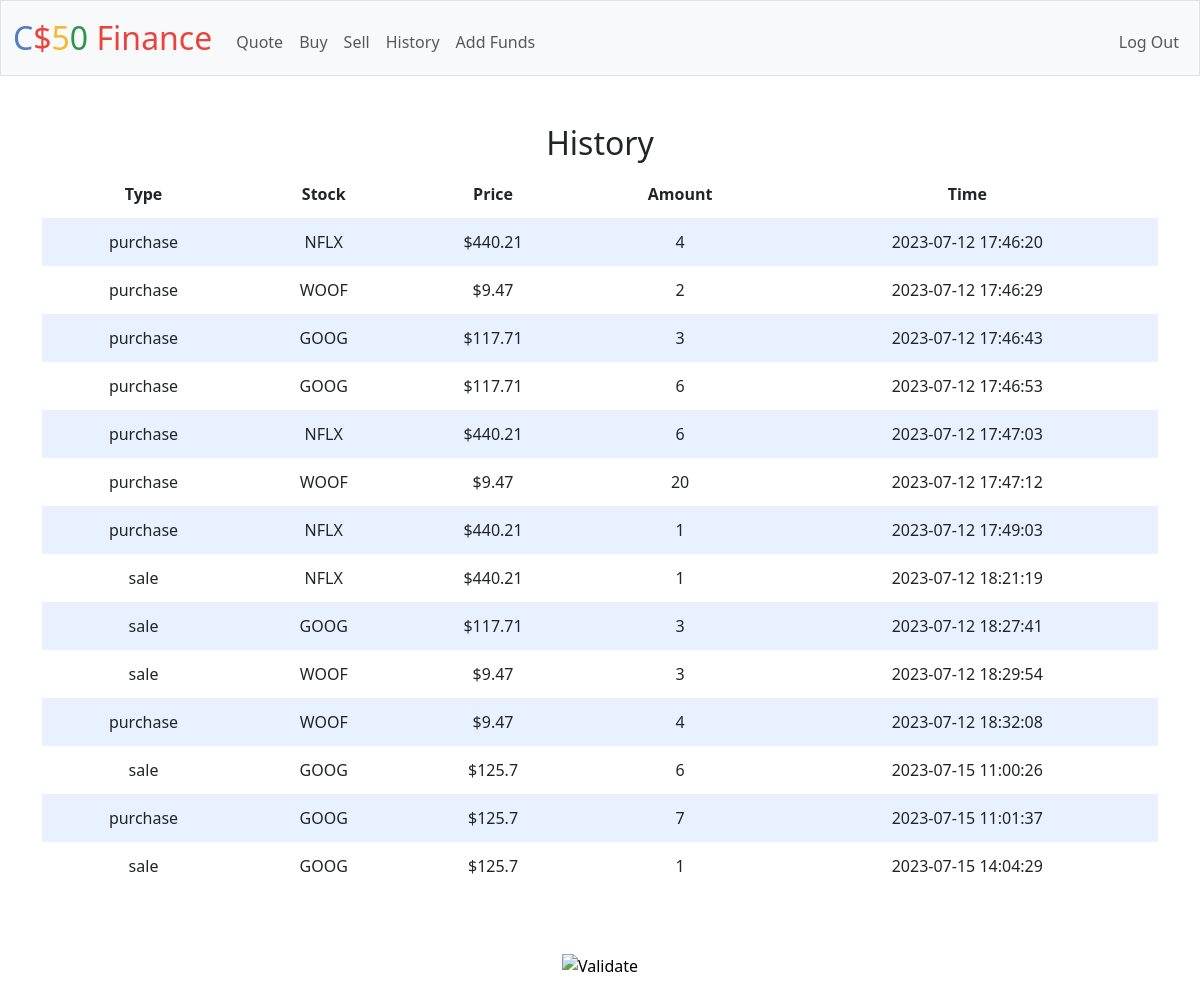
The app's page /history (signed in) with its own data.
### tables this page shows
CREATE TABLE stocks (
id INTEGER NOT NULL PRIMARY KEY AUTOINCREMENT,
user_id INTEGER,
symbol TEXT,
price INTEGER NOT NULL,
AMOUNT INTEGER NOT NULL,
date TEXT,
type TEXT,
FOREIGN KEY (user_id) REFERENCES users(id)
);

### app.py (the view)
@app.route("/history")
@login_required
def history():
    sid = session["user_id"]
    stock_row = db.execute("SELECT * FROM stocks WHERE user_id=?", sid)
    return render_template("history.html", stock_row=stock_row)

### app.py (called while the page is built)
@app.after_request
def after_request(response):
    response.headers["Cache-Control"] = "no-cache, no-store, must-revalidate"
    response.headers["Expires"] = 0
    response.headers["Pragma"] = "no-cache"
    return response

### helpers.py (called while the page is built)
def login_required(f):
    @wraps(f)
    def decorated_function(*args, **kwargs):
        if session.get("user_id") is None:
            return redirect("/login")
        return f(*args, **kwargs)
    return decorated_function

### templates/history.html (shortened to what this page needs)
{% extends "layout.html" %}
{% block main %}
    <h2>History</h2>
    <table>
        <thead>
            <tr>
                <th>Type</th>
                <th>Stock</th>
                <th>Price</th>
                <th>Amount</th>
                <th>Time</th>
            </tr>
        </thead>
        <tbody>
            {% for stock_row in stock_row %}
                <tr>
                    <td>{{ stock_row.type }}</td>
                    <td>{{ stock_row.symbol }}</td>
                    <td>${{ stock_row.price }}</td>
                    <td>{{ stock_row.AMOUNT }}</td>
                    <td>{{ stock_row.date }}</td>
                </tr>
            {% endfor %}
        </tbody>
    </table>
{% endblock %}

### templates/layout.html (shortened to what this page needs)
<!DOCTYPE html>
<html lang="en">
    <head>
        <link href="https://cdn.jsdelivr.net/npm/bootstrap@5.3.3/dist/css/bootstrap.min.css" rel="stylesheet">
        <link href="/static/styles.css" rel="stylesheet">
    </head>
    <body>
        <nav class="bg-light border navbar navbar-expand-md navbar-light">
            <div class="container-fluid">
                <a class="navbar-brand" href="/"><span class="blue">C</span><span class="red">$</span><span class="yellow">5</span><span class="green">0</span> <span class="red">Finance</span></a>
                <div class="collapse navbar-collapse" id="navbar">
                    {% if session["user_id"] %}
                        <ul class="navbar-nav me-auto mt-2">
                            <li class="nav-item"><a class="nav-link" href="/quote">Quote</a></li>
                            <li class="nav-item"><a class="nav-link" href="/buy">Buy</a></li>
                            <li class="nav-item"><a class="nav-link" href="/sell">Sell</a></li>
                            <li class="nav-item"><a class="nav-link" href="/history">History</a></li>
                            <li class="nav-item"><a class="nav-link" href="/addfunds">Add Funds</a></li>
                        </ul>
                        <ul class="navbar-nav ms-auto mt-2">
                            <li class="nav-item"><a class="nav-link" href="/logout">Log Out</a></li>
                        </ul>
                    {% else %}
                        <ul class="navbar-nav ms-auto mt-2">
                            <li class="nav-item"><a class="nav-link" href="/register">Register</a></li>
                            <li class="nav-item"><a class="nav-link" href="/login">Log In</a></li>
                        </ul>
                    {% endif %}
                </div>
            </div>
        </nav>
        <main class="container py-5 text-center">
            {% block main %}{% endblock %}
        </main>
        <footer class="mb-5">
            <form action="https://validator.w3.org/check" class="text-center" enctype="multipart/form-data" method="post" target="_blank">
                <input alt="Validate" src="/static/I_heart_validator.png" type="image">
            </form>
        </footer>
    </body>
</html>

### static/styles.css (style rules this page uses)
nav .navbar-brand { font-size: xx-large; }
nav .navbar-brand .blue { color: #537fbe; }
nav .navbar-brand .red { color: #ea433b; }
nav .navbar-brand .yellow { color: #f5b82e; }
nav .navbar-brand .green { color: #2e944b; }
table { background-color: transparent; margin-bottom: 1rem; width: 100%; }
table th, table td { padding: 0.75rem; vertical-align: middle; }
tbody tr:nth-of-type(odd) { background-color: rgb(179, 208, 255, 0.3) }

### records on screen
stocks: type "purchase", symbol "NFLX", price "440.21", AMOUNT "4", date "2023-07-12 17:46:20"
stocks: type "purchase", symbol "WOOF", price "9.47", AMOUNT "2", date "2023-07-12 17:46:29"
stocks: type "purchase", symbol "GOOG", price "117.71", AMOUNT "3", date "2023-07-12 17:46:43"
stocks: type "purchase", symbol "GOOG", price "117.71", AMOUNT "6", date "2023-07-12 17:46:53"
stocks: type "purchase", symbol "NFLX", price "440.21", AMOUNT "6", date "2023-07-12 17:47:03"
stocks: type "purchase", symbol "WOOF", price "9.47", AMOUNT "20", date "2023-07-12 17:47:12"
stocks: type "purchase", symbol "NFLX", price "440.21", AMOUNT "1", date "2023-07-12 17:49:03"
stocks: type "sale", symbol "NFLX", price "440.21", AMOUNT "1", date "2023-07-12 18:21:19"
stocks: type "sale", symbol "GOOG", price "117.71", AMOUNT "3", date "2023-07-12 18:27:41"
stocks: type "sale", symbol "WOOF", price "9.47", AMOUNT "3", date "2023-07-12 18:29:54"
stocks: type "purchase", symbol "WOOF", price "9.47", AMOUNT "4", date "2023-07-12 18:32:08"
stocks: type "sale", symbol "GOOG", price "125.7", AMOUNT "6", date "2023-07-15 11:00:26"
stocks: type "purchase", symbol "GOOG", price "125.7", AMOUNT "7", date "2023-07-15 11:01:37"
stocks: type "sale", symbol "GOOG", price "125.7", AMOUNT "1", date "2023-07-15 14:04:29"
